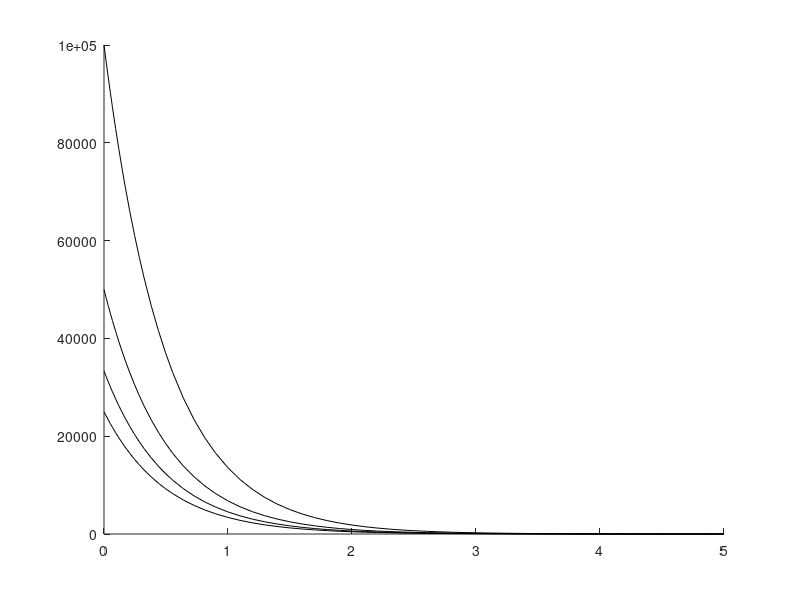

Here is the MATLAB script that generated this plot:
%
% 2.2 Exponential decay and radioactivity
%
% // Main Function
function c_cm_coldpills1_pt1
    global k1; 

    k1 = 2.0;       % set parameter value  
    tend = 5;       % end time in hours
    
    hold on;
    
    % Try multi-inital conditions
    for i = 1:4
        x0 = 10^5/i;     
        [tsol, xsol] = ode45(@rhs, [0, tend], x0);
        plot(tsol, xsol,'k');
    end
    
    hold off;
end

% // Targeting ODE
function xdot = rhs(t, x) 
    global k1;
    xdot = -k1*x;
end
